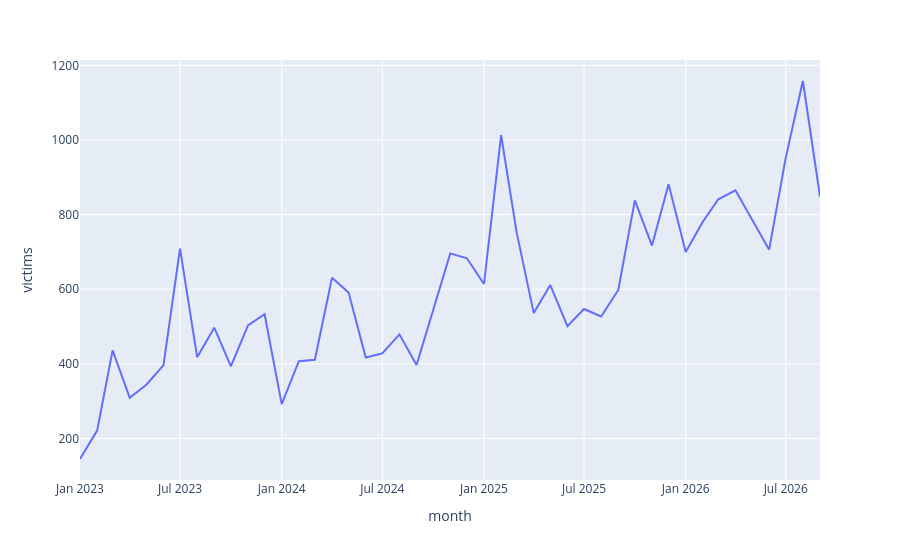

The notebook cell saved with this chart:
### Code cell
#Is the number of claimed victims rising?

px.line(sector.groupby("month")["victims"].sum().reset_index(), x="month", y="victims")

#Change from first full year to last full year,

### Figure 1 — Plotly figure (JSON) as saved in the notebook; plotly's stock layout.template omitted (floating-point values rounded to 4 significant figures)
{"data": [{"hovertemplate": "month=%{x}<br>victims=%{y}<extra></extra>", "legendgroup": "", "line": {"color": "#636efa", "dash": "solid"}, "marker": {"symbol": "circle"}, "mode": "lines", "name": "", "orientation": "v", "showlegend": false, "type": "scatter", "x": ["2023-01", "2023-02", "2023-03", "2023-04", "2023-05", "2023-06", "2023-07", "2023-08", "2023-09", "2023-10", "2023-11", "2023-12", "2024-01", "2024-02", "2024-03", "2024-04", "2024-05", "2024-06", "2024-07", "2024-08", "2024-09", "2024-10", "2024-11", "2024-12", "2025-01", "2025-02", "2025-03", "2025-04", "2025-05", "2025-06", "2025-07", "2025-08", "2025-09", "2025-10", "2025-11", "2025-12", "2026-01", "2026-02", "2026-03", "2026-04", "2026-05", "2026-06", "2026-07", "2026-08", "2026-09"], "xaxis": "x", "y": [145, 221, 436, 309, 344, 396, 709, 418, 497, 393, 503, 533, 292, 407, 411, 631, 591, 417, 428, 479, 397, 547, 696, 683, 614, 1013, 753, 536, 611, 501, 547, 527, 598, 838, 717, 881, 700, 781, 841, 865, 786, 706, 952, 1158, 848], "yaxis": "y"}], "layout": {"legend": {"tracegroupgap": 0}, "margin": {"t": 60}, "xaxis": {"anchor": "y", "domain": [0, 1], "title": {"text": "month"}}, "yaxis": {"anchor": "x", "domain": [0, 1], "title": {"text": "victims"}}}}
